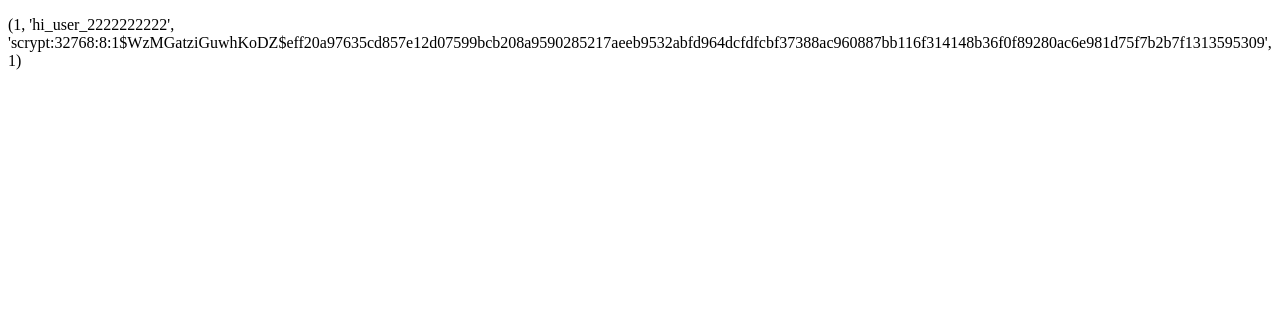
/admin, run on an earlier commit of the app's database.
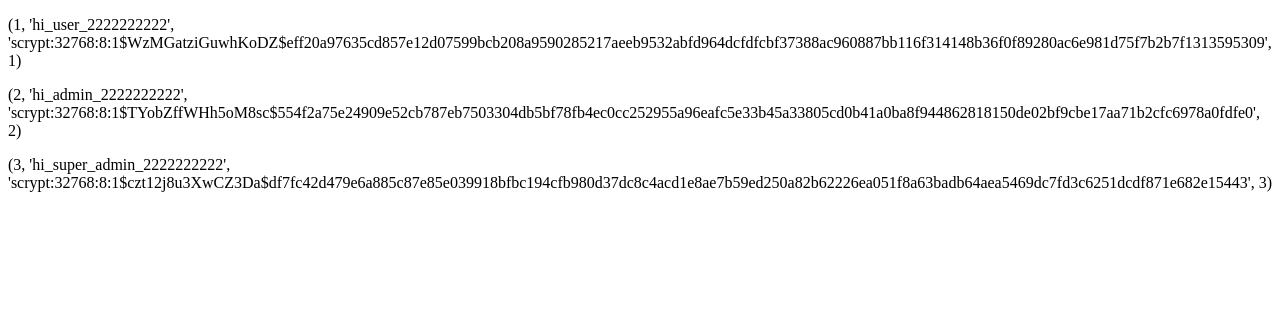
And on a later commit of the database.
### tables this page shows
CREATE TABLE user (
            id iNTEGER PRIMARY KEY AUTOINCREMENT,
            login VARCHAR(1000) NOT NULL,
            password VARCHAR(256) NOT NULL,
            type_user INTEGER,
            FOREIGN KEY (type_user) REFERENCES Type_products(id)
        );

### app.py (the view)
@app.route("/admin")
def admin_page():
    users = database.get_users()
    return render_template("admin.html", users=users)

### database.py (called while the page is built)
def get_users():
    conn = sqlite3.connect("shop.db")
    cursor = conn.cursor()
    cursor.execute("SELECT * FROM user")
    users = cursor.fetchall()
    return users

### templates/admin.html (shortened to what this page needs)
<!DOCTYPE html>
<html lang="en">
<head>
</head>
<body>
    {% for user in users %}
    <p>{{ user }}</p>
    {% endfor %}
</body>
</html>

What changed in the data, as far as the page shows it:
added user: user "(2, 'hi_admin_2222222222', 'scrypt:32768:8:1$TYobZffWHh5oM8sc$554f2a75e24909e52cb787eb7503304db5bf78fb4ec0cc252955a96eafc5e33b45a33805cd0b41a0ba8f944862818150de02bf9cbe17aa71b2cfc6978a0fdfe0', 2)"
added user: user "(3, 'hi_super_admin_2222222222', 'scrypt:32768:8:1$czt12j8u3XwCZ3Da$df7fc42d479e6a885c87e85e039918bfbc194cfb980d37dc8c4acd1e8ae7b59ed250a82b62226ea051f8a63badb64aea5469dc7fd3c6251dcdf871e682e15443', 3)"
